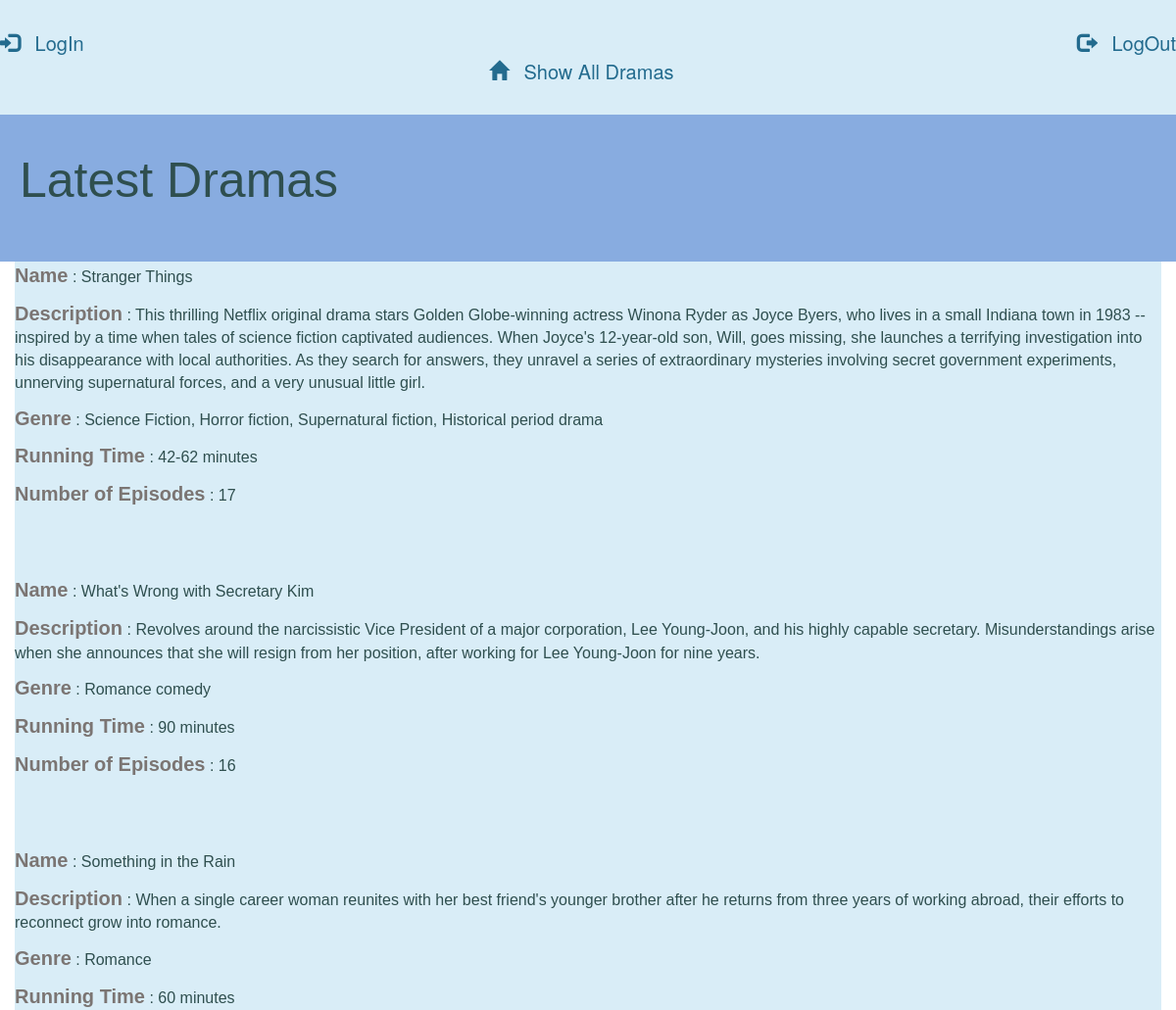
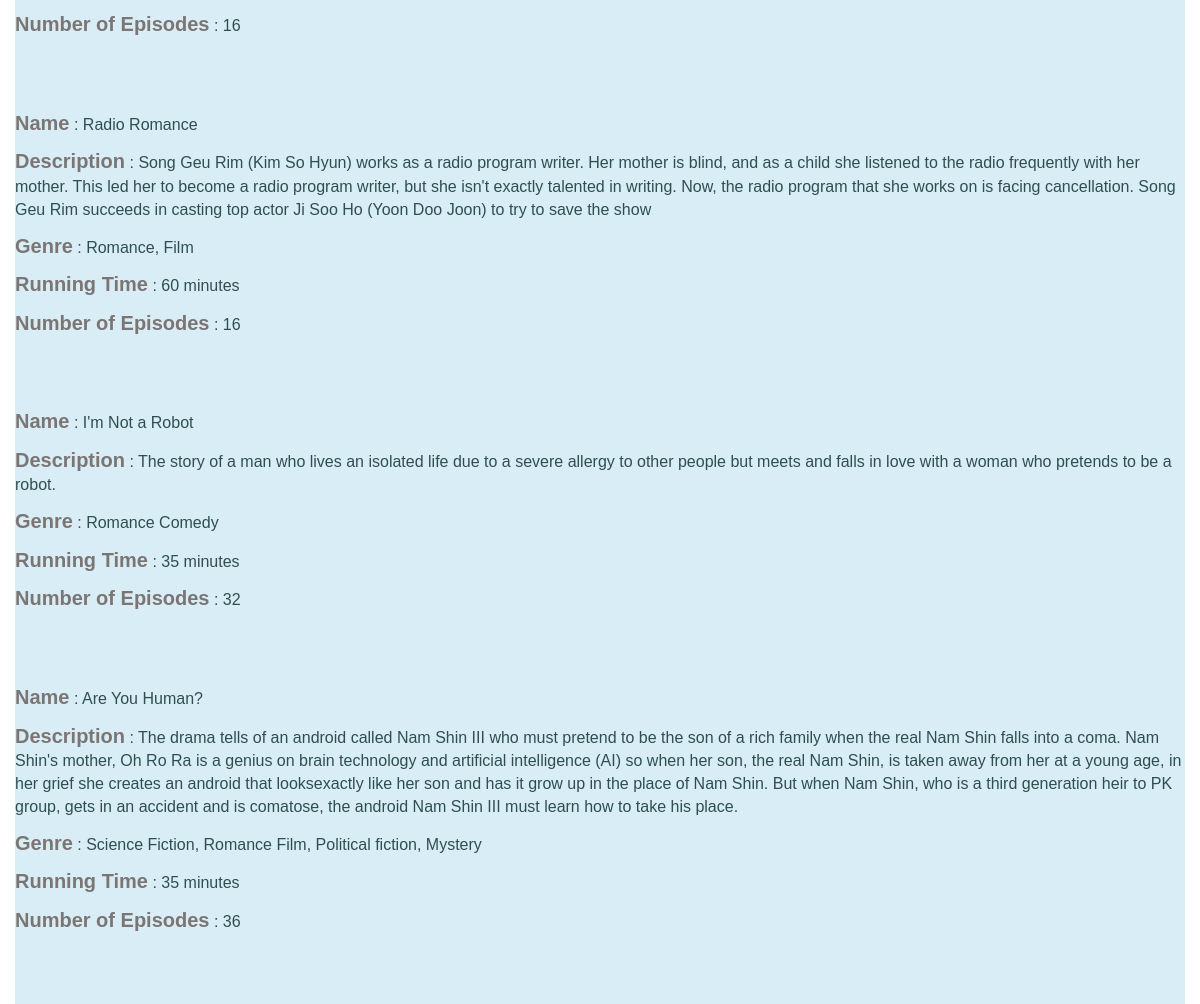
/dramas/latest/, run on the app's committed database (2 pictures, top to bottom).
### database_setup.py (models this page shows, shortened)
class LatestDramaLang(Base):
    __tablename__ = 'latestDramaLang'
    name = Column(String(250), nullable=False)
    id = Column(Integer, primary_key=True)
    description = Column(String(250))
    genre = Column(String(250))
    running_time = Column(String(10))
    no_of_episodes = Column(String(250))
    latestDramas_id = Column(Integer, ForeignKey('latestDramas.id'))
    latestDramas = relationship(LatestDramas)

### project.py (the view)
@app.route('/dramas/latest/')
def showLatestDramas():
    latestDramas = session.query(LatestDramas).all()
    ldlist = session.query(LatestDramaLang).all()
    return render_template('latestDramas.html',
                           latestDramas=latestDramas, ldlist=ldlist)

### templates/latestDramas.html (shortened to what this page needs)
{% extends "main.html" %}
{% block content %}
{% include "header.html" %}
<div class="row banner drama">
<h1>Latest Dramas
</h1>
</div>
<div class="bg-info">
{% for i in ldlist%}
    <p><strong>Name</strong> :  {{i.name}}</p>
    <p><strong>Description</strong> :  {{i.description}}</p>
    <p><strong>Genre</strong> :  {{i.genre}}</p>
    <p><strong>Running Time</strong> :  {{i.running_time}}</p>
    <p><strong>Number of Episodes</strong> :  {{i.no_of_episodes}}</p>
    <br>
    <br>
    <br>
{% endfor %}
</div>
</div>
{% endblock %}

### templates/main.html (shortened to what this page needs)
<!DOCTYPE html>
<html lang="en">
	<head>
		<link rel="stylesheet" href="//netdna.bootstrapcdn.com/bootstrap/3.1.1/css/bootstrap.min.css">
		<link rel="stylesheet" type="text/css" href="{{ url_for('static', filename='styles.css') }}">
	</head>
	<body>
		<div class="container-fluid">
			{% block content %}
			{% endblock %}
	</body>
</html>

### templates/header.html (shortened to what this page needs)
<div class="row bg-info">
<head>
</head>
<div class="row top">
    <div class="col-md-6">
        <a href="{{url_for('showLogin')}}">
            <span class="glyphicon glyphicon-log-in"></span>
        LogIn</a>
</div>
<div class="col-md-6 text-right">
    <a href="{{url_for('showLogout')}}">
        <span class="glyphicon glyphicon-log-out"></span>
        LogOut</a>
 </div>
 <div class="col-md-7 text-right">
        <a href="{{url_for('showDramas')}}">
            <span class="glyphicon glyphicon-home"></span>
            Show All Dramas</a>
     </div>
</div>
</div>

### static/styles.css (style rules this page uses)
h1 { font-family: 'Trebuchet MS', 'Lucida Sans Unicode', 'Lucida Grande', 'Lucida Sans', Arial, sans-serif; font-size: 50px; color: #2F4F4F; display: block; }
p { font-family: 'Trebuchet MS', 'Lucida Sans Unicode', 'Lucida Grande', 'Lucida Sans', Arial, sans-serif; font-size: 16px; color:#2F4F4F; }
strong { font-size:20px; color:#7B7573; }
a { font-size: 20px; color:#236B8E; }
.glyphicon { margin-right: 10px; }
.top { padding-top: 30px; padding-bottom: 30px; }
.banner.drama { height: 150px; width: auto; background-color:#88ACE0; background-position: right; background-size: cover; }
.drama { background-color: black; padding: 20px; }

### data on the page
LatestDramaLang: name "Stranger Things", description "This thrilling Netflix original drama stars Golden Globe-winning actress Winona Ryder as Joyce Byers, who lives in a small Indiana town in 1983 -- inspired by a time when tales of science fiction captivated audiences. When Joyce's 12-year-old son, Will, goes missing, she launches a terrifying investigation into his disappearance with local authorities. As they search for answers, they unravel a series of extraordinary mysteries involving secret government experiments, unnerving supernatural forces, and a very unusual little girl.", genre "Science Fiction, Horror fiction, Supernatural fiction, Historical period drama", running_time "42-62 minutes", no_of_episodes "17"
LatestDramaLang: name "What's Wrong with Secretary Kim", description "Revolves around the narcissistic Vice President of a major corporation, Lee Young-Joon, and his highly capable secretary. Misunderstandings arise when she announces that she will resign from her position, after working for Lee Young-Joon for nine years.", genre "Romance comedy", running_time "90 minutes", no_of_episodes "16"
LatestDramaLang: name "Something in the Rain", description "When a single career woman reunites with her best friend's younger brother after he returns from three years of working abroad, their efforts to reconnect grow into romance.", genre "Romance", running_time "60 minutes", no_of_episodes "16"
LatestDramaLang: name "Radio Romance", description "Song Geu Rim (Kim So Hyun) works as a radio program writer. Her mother is blind, and as a child she listened to the radio frequently with her mother. This led her to become a radio program writer, but she isn't exactly talented in writing. Now, the radio program that she works on is facing cancellation. Song Geu Rim succeeds in casting top actor Ji Soo Ho (Yoon Doo Joon) to try to save the show", genre "Romance, Film", running_time "60 minutes", no_of_episodes "16"
LatestDramaLang: name "I'm Not a Robot", description "The story of a man who lives an isolated life due to a severe allergy to other people but meets and falls in love with a woman who pretends to be a robot.", genre "Romance Comedy", running_time "35 minutes", no_of_episodes "32"
LatestDramaLang: name "Are You Human?", description "The drama tells of an android called Nam Shin III who must pretend to be the son of a rich family when the real Nam Shin falls into a coma. Nam Shin's mother, Oh Ro Ra is a genius on brain technology and artificial intelligence (AI) so when her son, the real Nam Shin, is taken away from her at a young age, in her grief she creates an android that looksexactly like her son and has it grow up in the place of Nam Shin. But when Nam Shin, who is a third generation heir to PK group, gets in an accident and is comatose, the android Nam Shin III must learn how to take his place.", genre "Science Fiction, Romance Film, Political fiction, Mystery", running_time "35 minutes", no_of_episodes "36"
